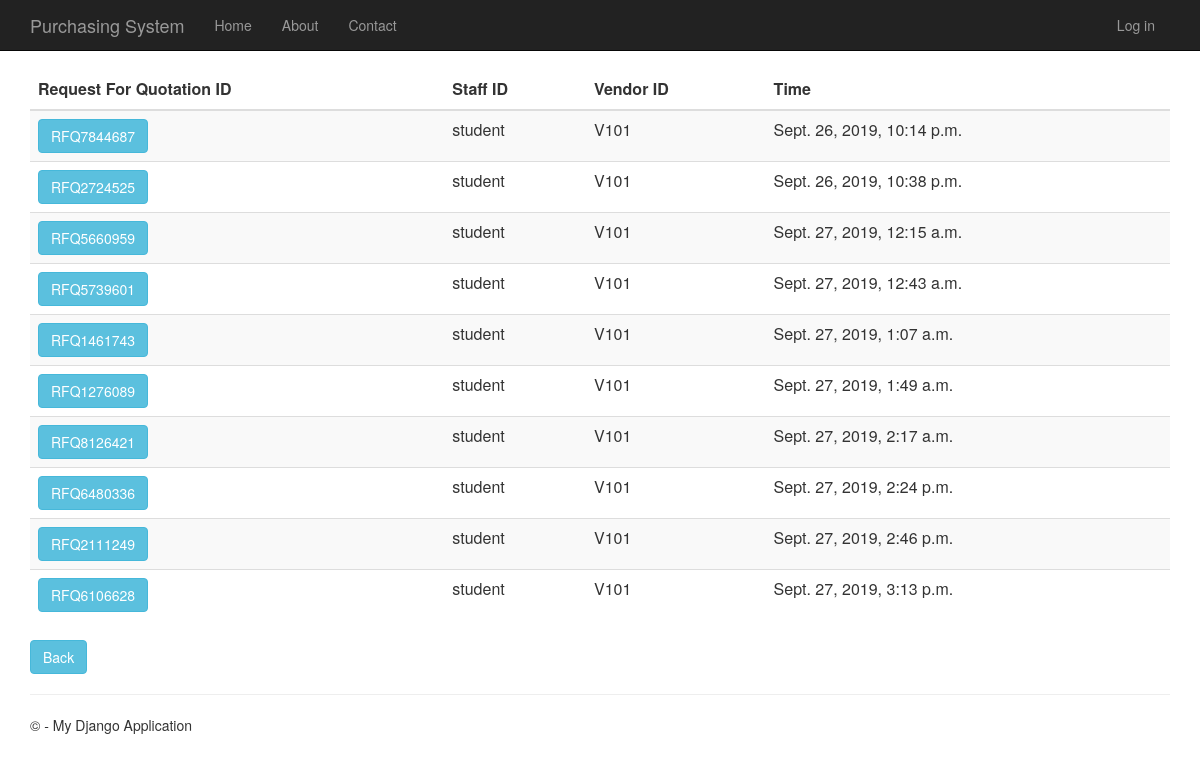
Before: /requestforquotationhistory with the older database file.
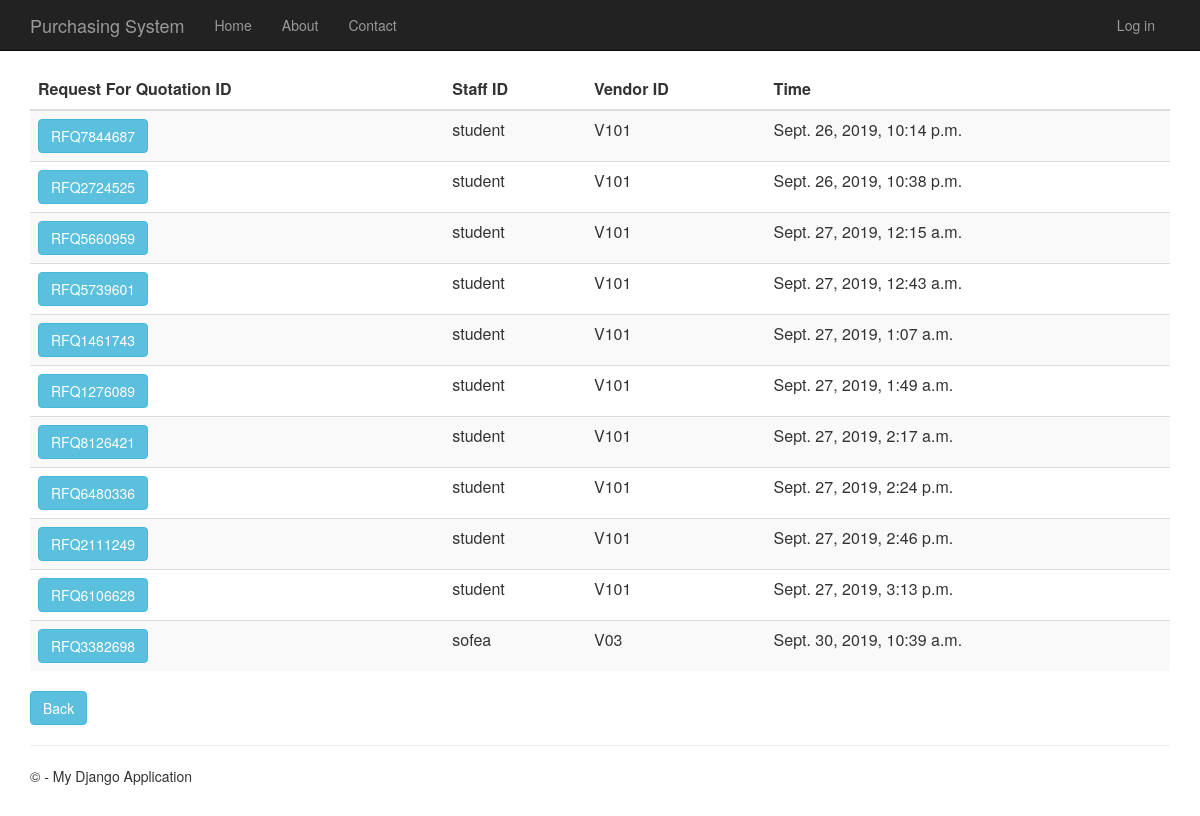
After: the same page with the newer database file.
### RequestForQuotation/models.py (models this page shows, shortened)
class RequestForQuotation(models.Model):
    request_for_quotation_id = models.CharField(primary_key=True, max_length=10)
    time_created = models.DateTimeField()
    description = models.TextField(null=True,default=None, blank=True)
    total_price = models.DecimalField(max_digits=10, decimal_places=2, default=Decimal('0.00'))
    person_id = models.ForeignKey(Person, on_delete = models.CASCADE)
    vendor_id = models.ForeignKey(Vendor, on_delete = models.CASCADE)
    purchase_requisition_id = models.ForeignKey(PurchaseRequisition, on_delete = models.CASCADE)

### app/models.py (models this page shows, shortened)
class Person(models.Model):
    user_id = models.OneToOneField(User)
    person_id = models.CharField(primary_key=True, max_length=10)
    person_name = models.TextField()
    person_address = models.TextField()
    person_phone_number = models.TextField()
    person_role = models.TextField(default = 'MANAGER')

class Vendor(models.Model):
    vendor_id = models.CharField(primary_key=True, max_length=10)
    vendor_name = models.TextField()
    vendor_phone_number = models.TextField()
    vendor_address = models.TextField()
    vendor_email = models.TextField()
    def __str__(self):
        return str(self.vendor_id)

### RequestForQuotation/views.py (the view)
# urls.py: url(r'^requestforquotationhistory', RequestForQuotation.views.requestforquotationhistory, name="request_of_quotation_history"),
def requestforquotationhistory(request):
    request_for_quotations = RequestForQuotation.objects.all()
    context = {
            'title':'Request For Quotation History',
            'rows':request_for_quotations
        }
    return render(request,'RequestForQuotation/requestforquotationhistory.html',context)

### RequestForQuotation/templates/RequestForQuotation/requestforquotationhistory.html
﻿{% extends "app/layout.html" %}
{% block content %}
<div class="purchaseorderhistory margintop">
    <form action="requestforquotationhistorydetails" method="GET">
        <table class="table table-striped margintop">
          <thead>
            <tr>
              <th scope="col">Request For Quotation ID</th>
              <th scope="col">Staff ID</th>
              <th scope="col">Vendor ID</th>
              <th scope="col">Time</th>
            </tr>
          </thead>
          <tbody>
              {% for r in rows %}
            <tr>
                 <td><button type="submit" name="roq_id" value="{{r.request_for_quotation_id}}" class="btn btn-info" >{{r.request_for_quotation_id}}</button></td>
                 <td>{{r.person_id.person_id}}</td>
                 <td>{{r.vendor_id}}</td>
                 <td>{{r.time_created}}</td>
            </tr>
              {% endfor %}
          </tbody>
        </table>
    </form>
       <form action="menu">
        <div class="margintop">
            <button type="submit" class="btn btn-info" >Back</button>
        </div>
    </form>
</div>
{% endblock %}

### app/templates/app/layout.html (shortened to what this page needs)
﻿<!DOCTYPE html>
<html>
<head>
    {% load staticfiles %}
    <link rel="stylesheet" type="text/css" href="{% static 'app/content/bootstrap.min.css' %}" />
    <link rel="stylesheet" type="text/css" href="{% static 'app/content/site.css' %}" />
</head>
<body>
    <div class="navbar navbar-inverse navbar-fixed-top">
        <div class="container">
            <div class="navbar-header">
                <a href="/" class="navbar-brand">Purchasing System</a>
            </div>
            <div class="navbar-collapse collapse">
                <ul class="nav navbar-nav">
                    <li><a href="{% url 'home' %}">Home</a></li>
                    <li><a href="{% url 'about' %}">About</a></li>
                    <li><a href="{% url 'contact' %}">Contact</a></li>
                </ul>
                {% include 'app/loginpartial.html' %}
            </div>
        </div>
    </div>
    <div class="container body-content">
{% block content %}{% endblock %}
        <hr/>
        <footer>
            <p>&copy; {{ year }} - My Django Application</p>
        </footer>
    </div>
</body>
</html>

### app/templates/app/loginpartial.html
{% if user.is_authenticated %}
<form id="logoutForm" action="/logout" method="post" class="navbar-right">
    {% csrf_token %}
    <ul class="nav navbar-nav navbar-right">
        <li><span class="navbar-brand">Hello {{ user.username }}!</span></li>
        <li><a href="javascript:document.getElementById('logoutForm').submit()">Log off</a></li>
    </ul>
</form>
{% else %}
<ul class="nav navbar-nav navbar-right">
    <li><a href="{% url 'login' %}">Log in</a></li>
</ul>
{% endif %}

### app/static/app/content/site.css (style rules this page uses)
body { padding-top: 50px; padding-bottom: 20px; }
.body-content { padding-left: 15px; padding-right: 15px; }

Changed rows visible on the page:
added RequestForQuotation: request_for_quotation_id "RFQ3382698", person_id.person_id "sofea", vendor_id "V03", time_created "Sept. 30, 2019, 10:39 a.m."
